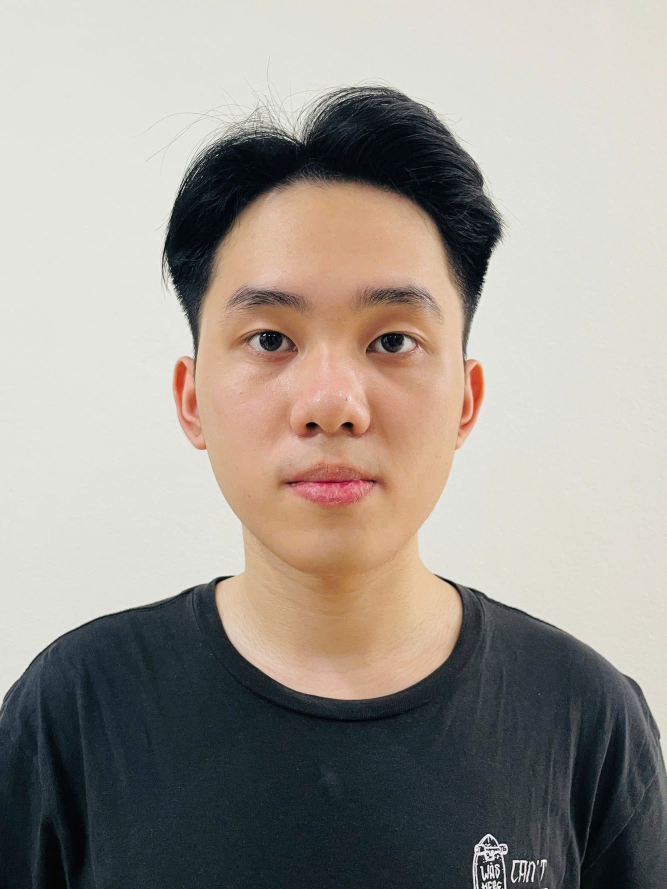
#> input picture backend/uploads/photos/photo_0030680_20260606_010156_159753.jpg, 2000 x 2666 px (shown at 1/3 size); its folder holds only this picture in this run
$ python -i face_preprocessing.py   (imports and definitions only)
#> lines starting #> are read from the running program, lines starting #| are printed output that depends on the picture
#> further down, picture is the input picture: shape (2666, 2000, 3); mean B, G, R 145.3, 152.7, 158.2
"""
Face image preprocessing utilities.
Handles face detection, padding crop, landmarks alignment, and PyTorch normalization.
"""

import os
import cv2
import numpy as np
import logging
from typing import List, Dict, Any, Tuple, Optional

logger = logging.getLogger(__name__)

_yunet_detector = None

def _get_yunet_detector(input_size=(320, 320)):
    global _yunet_detector
    if _yunet_detector is None:
        model_path = os.path.abspath(os.path.join(
            os.path.dirname(__file__), "..", "ml", "models", "face_detection_yunet.onnx"
        ))
        if not os.path.exists(model_path):
            logger.error(f"Failed to load YuNet model from {model_path}")
            raise RuntimeError("YuNet face detection model not found")

        _yunet_detector = cv2.FaceDetectorYN.create(
            model=model_path,
            config="",
            input_size=input_size,
            score_threshold=0.6,
            nms_threshold=0.3,
            top_k=5000
        )
        logger.info("YuNet face detector loaded successfully in face_preprocessing")
    else:
        _yunet_detector.setInputSize(input_size)
    return _yunet_detector


def _run_yunet_detect(image: np.ndarray, min_size: int, conf_threshold: float) -> List[Dict[str, Any]]:
#> called with min_size = 50, conf_threshold = 0.7
    img_h, img_w = image.shape[:2]
#> img_h = 2666; img_w = 2000

    max_size = 1280
    scale = 1.0
    if max(img_h, img_w) > max_size:
        scale = max_size / max(img_h, img_w)
#> scale = 0.48
        detect_w = int(img_w * scale)
#> detect_w = 960
        detect_h = int(img_h * scale)
#> detect_h = 1280
        detect_img = cv2.resize(image, (detect_w, detect_h))
        logger.info(f"[face_preprocessing] detect_faces: resized to {detect_w}x{detect_h} for detection (scale={scale:.4f})")
    else:
        detect_img = image
        detect_w = img_w
        detect_h = img_h

    try:
        detector = _get_yunet_detector(input_size=(detect_w, detect_h))
        status, faces = detector.detect(detect_img)
    except Exception as e:
        logger.error(f"Error during YuNet detection: {e}")
        return []

    if faces is None:
        return []

    results = []
    for i, face in enumerate(faces):
        face_scaled = face.copy()
        if scale != 1.0:
            face_scaled[:14] = face_scaled[:14] / scale

        x, y, w, h = map(int, face_scaled[:4])
        confidence = float(face_scaled[-1])
        landmarks = face_scaled[4:14].reshape(5, 2)

        logger.info(f"[face_preprocessing] face_{i}: bbox={(x,y,w,h)}, score={confidence:.4f}")
        if w >= min_size and h >= min_size and confidence >= conf_threshold:
            results.append({
                "bbox": (x, y, w, h),
                "confidence": confidence,
                "landmarks": landmarks
            })

    return results


# [34 lines left out: functions _map_bbox_back, _map_landmarks_back, not called in this run]


def detect_faces(image: np.ndarray, min_size: int = 50, conf_threshold: float = 0.7) -> List[Dict[str, Any]]:
    """
    Detect faces in an image using YuNet with orientation and rotation fallbacks.

    Args:
        image: Input image (BGR numpy array)
        min_size: Minimum face size in pixels (default 50)
        conf_threshold: Minimum face detection confidence (default 0.7)

    Returns:
        List of dicts with keys bbox, confidence, landmarks
    """
    # 1. Detect on original image
    results = _run_yunet_detect(image, min_size, conf_threshold)
#> results = []
    if results:
        return results

    # 2. Try rotation fallback if no faces found
    rotations = [
        (cv2.ROTATE_90_CLOCKWISE, "90_CW"),
        (cv2.ROTATE_180, "180"),
        (cv2.ROTATE_90_COUNTERCLOCKWISE, "270_CW")
    ]

    best_results = []
    best_rotation = None

    for rot_code, rot_name in rotations:
        rotated_image = cv2.rotate(image, rot_code)
        rot_results = _run_yunet_detect(rotated_image, min_size, conf_threshold)
        if rot_results:
            mapped_results = []
            h_orig, w_orig = image.shape[:2]
            for res in rot_results:
                bbox = res["bbox"]
                landmarks = res["landmarks"]
                conf = res["confidence"]

                mapped_bbox = _map_bbox_back(bbox, rot_name, w_orig, h_orig)
                mapped_landmarks = _map_landmarks_back(landmarks, rot_name, w_orig, h_orig)

                mapped_results.append({
                    "bbox": mapped_bbox,
                    "confidence": conf,
                    "landmarks": mapped_landmarks
                })

            if not best_results or len(mapped_results) > len(best_results):
                best_results = mapped_results
                best_rotation = rot_name
            elif len(mapped_results) == len(best_results):
                max_conf_new = max(r["confidence"] for r in mapped_results)
                max_conf_best = max(r["confidence"] for r in best_results)
                if max_conf_new > max_conf_best:
                    best_results = mapped_results
                    best_rotation = rot_name
#> this loop made 3 passes
#> pass 1, in detect_faces, `rotated_image = cv2.rotate(image, rot_code)`:
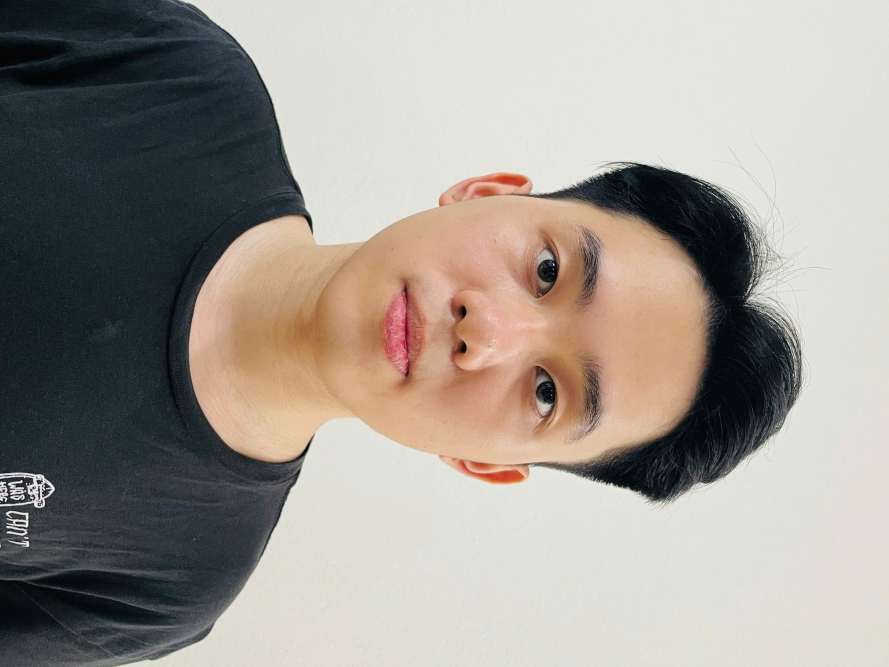
#> rotated_image: shape (2000, 2666, 3) (shown at 1/3 size); mean B, G, R 145.3, 152.7, 158.2
#> pass 2, in detect_faces, `rotated_image = cv2.rotate(image, rot_code)`:
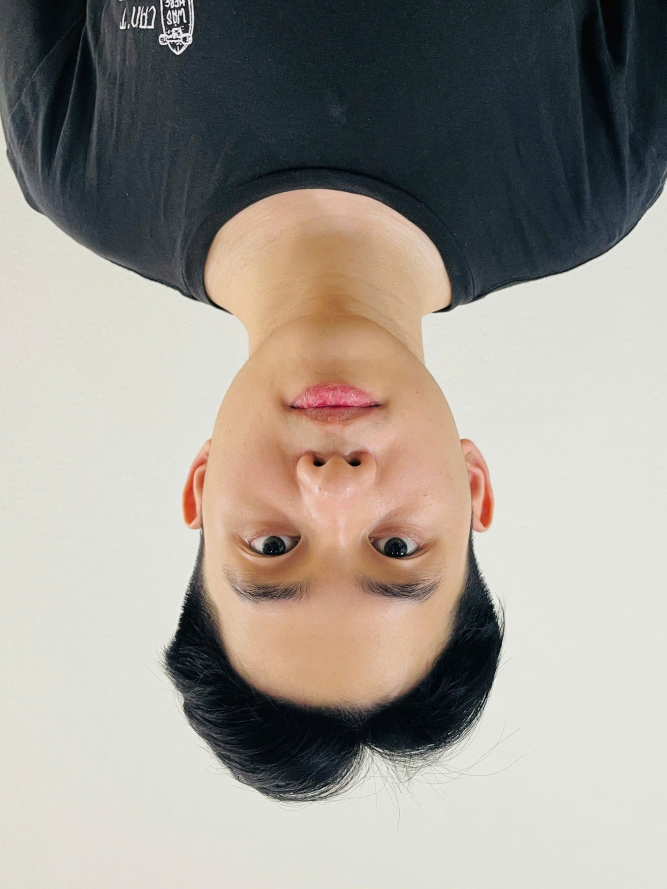
#> rotated_image: shape (2666, 2000, 3) (shown at 1/3 size); mean B, G, R 145.3, 152.7, 158.2
#> after the loop:
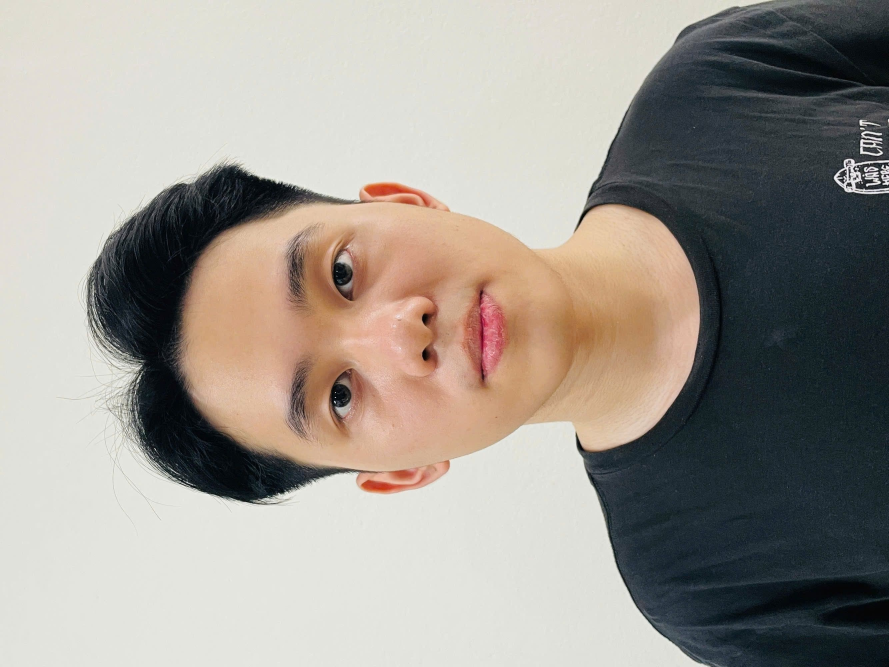
#> rotated_image: shape (2000, 2666, 3) (shown at 1/3 size); mean B, G, R 145.3, 152.7, 158.2
#> after the loop, best_results = []

    if best_results:
        logger.info(f"[face_preprocessing] Face detected with rotation: {best_rotation}")
        return best_results

    return []


# [66 lines left out: functions crop_face_with_padding, align_face, not called in this run]


def preprocess_face(image: np.ndarray, require_alignment: bool = False) -> Tuple[np.ndarray, Tuple[int, int, int, int], float]:
    """
    Preprocess a single face for enrollment/registration or recognition.

    Returns:
        Tuple of (preprocessed_face_normalized, bbox, confidence)
    """
    faces = detect_faces(image)
#> faces = []
    if not faces:
#> (the run stopped early here; a loop or call above may not have finished)

$ run again, on backend/uploads/photos/photo_0203468_20260606_010220_222547.jpg
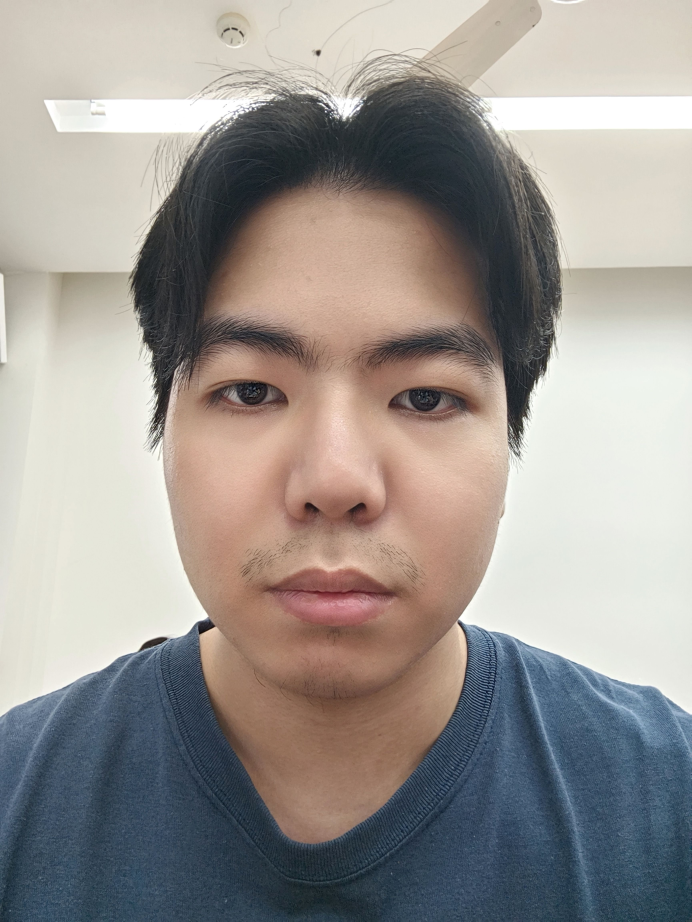
#> input picture backend/uploads/photos/photo_0203468_20260606_010220_222547.jpg, 3456 x 4608 px (shown at 1/5 size)
#> picture is the input picture: shape (4608, 3456, 3); mean B, G, R 145.6, 149.9, 155.3
#> results = []
#> the loop in detect_faces, `for rot_code, rot_name in rotations:` made 3 passes
#> pass 1, in detect_faces, `rotated_image = cv2.rotate(image, rot_code)`:
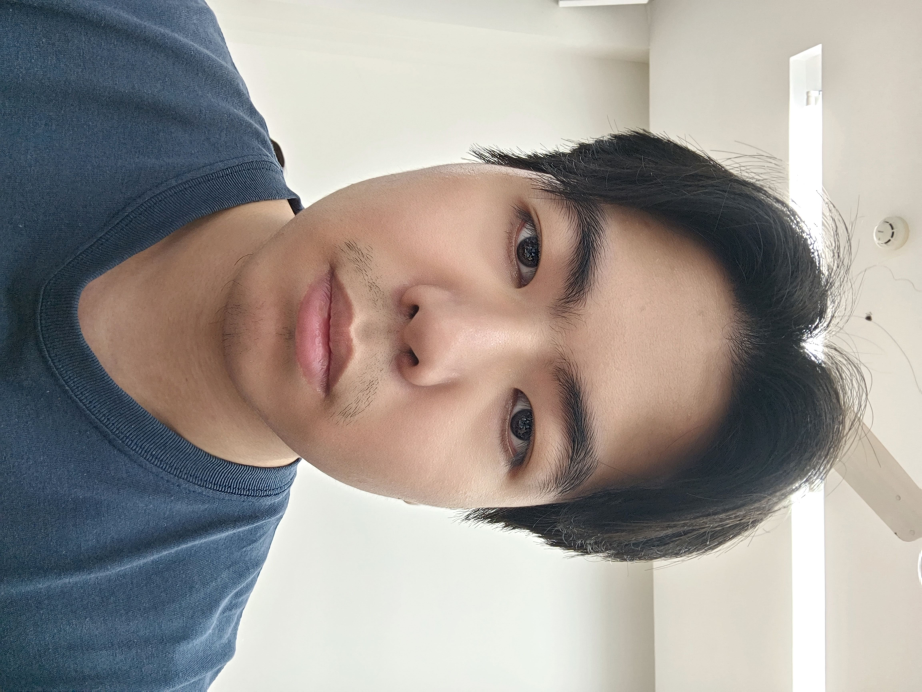
#> rotated_image: shape (3456, 4608, 3) (shown at 1/5 size); mean B, G, R 145.6, 149.9, 155.3
#> after the loop in detect_faces, `for rot_code, rot_name in rotations:`:
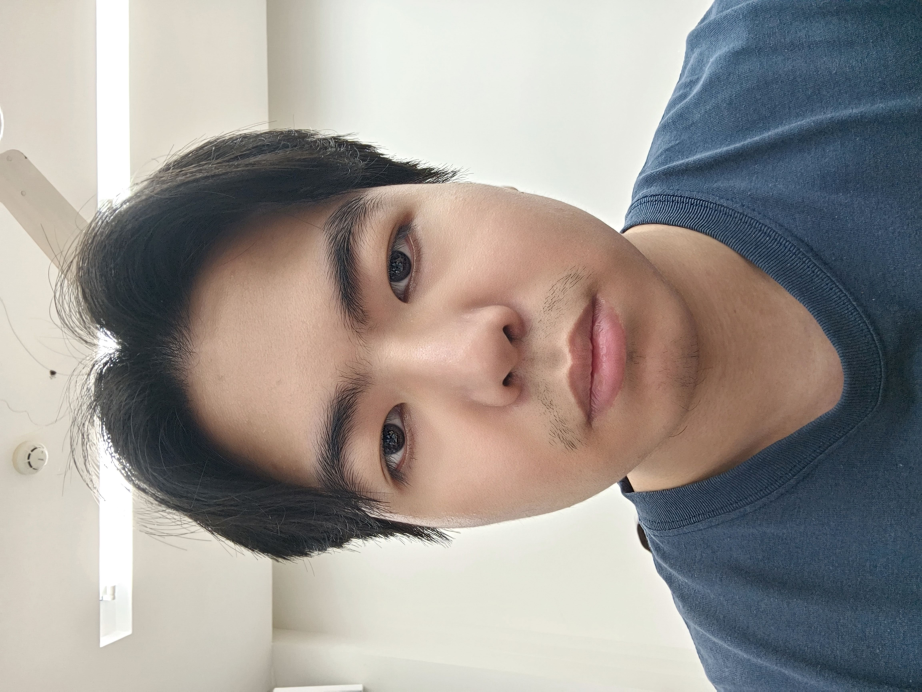
#> rotated_image: shape (3456, 4608, 3) (shown at 1/5 size); mean B, G, R 145.6, 149.9, 155.3

$ run again, on backend/uploads/photos/photo_0203468_20260606_010507_331876.jpg
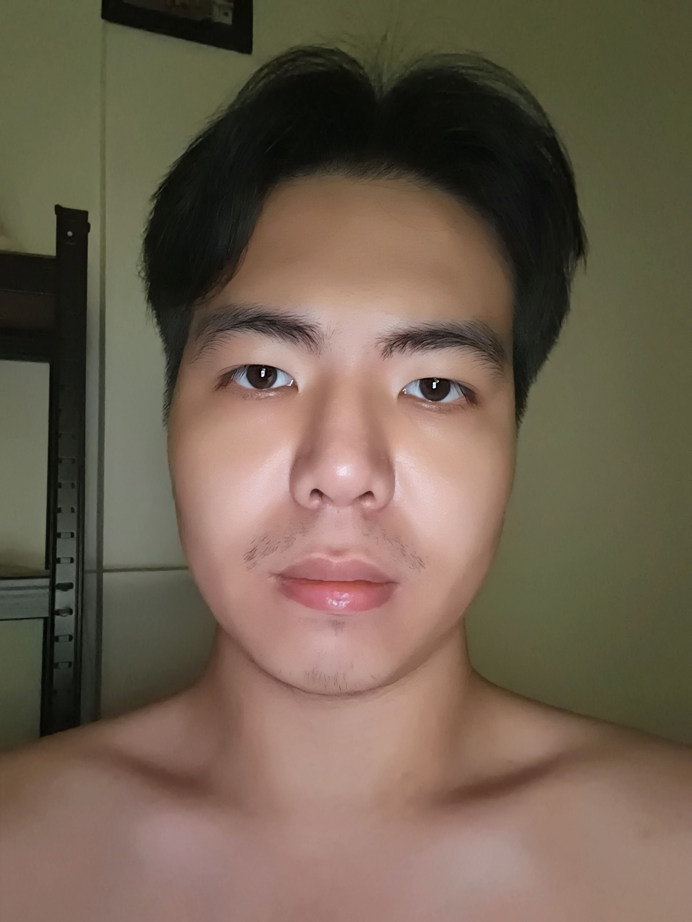
#> input picture backend/uploads/photos/photo_0203468_20260606_010507_331876.jpg, 3456 x 4608 px (shown at 1/5 size)
#> picture is the input picture: shape (4608, 3456, 3); mean B, G, R 79.8, 96, 111.4
#> results = []
#> the loop in detect_faces, `for rot_code, rot_name in rotations:` made 3 passes
#> pass 1, in detect_faces, `rotated_image = cv2.rotate(image, rot_code)`:
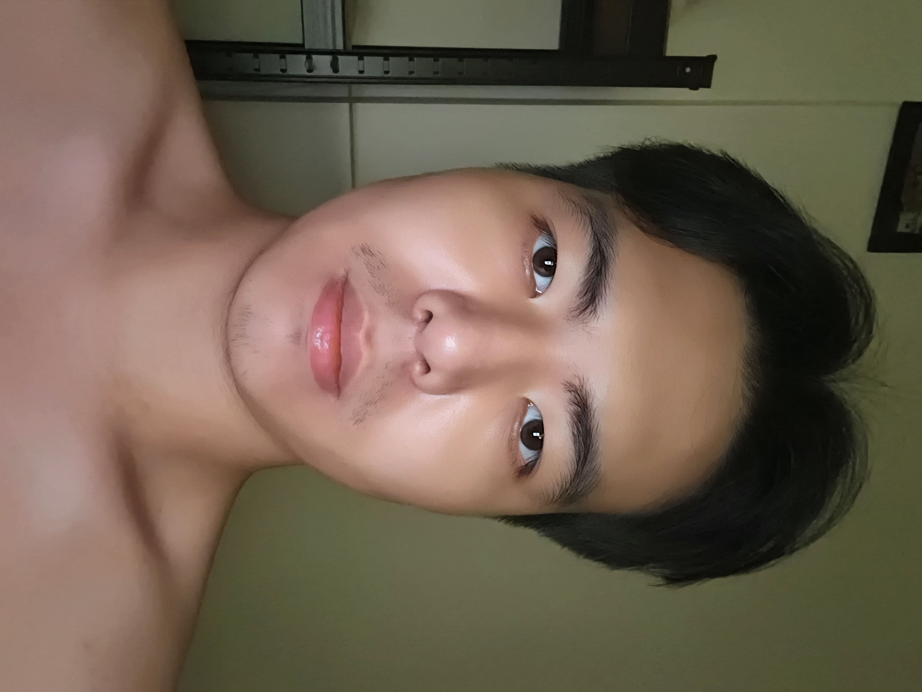
#> rotated_image: shape (3456, 4608, 3) (shown at 1/5 size); mean B, G, R 79.8, 96, 111.4
#> after the loop in detect_faces, `for rot_code, rot_name in rotations:`:
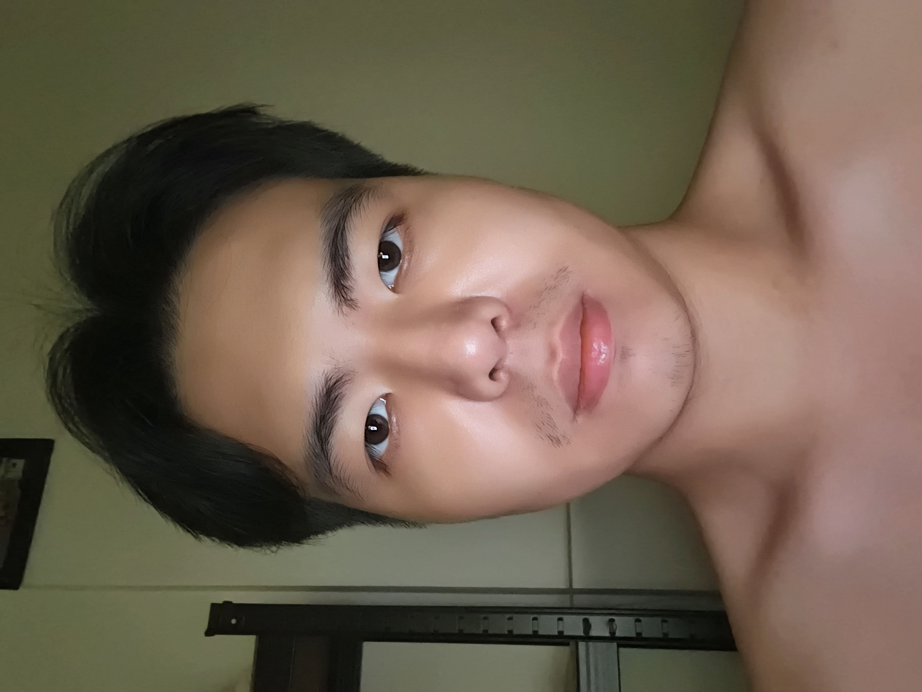
#> rotated_image: shape (3456, 4608, 3) (shown at 1/5 size); mean B, G, R 79.8, 96, 111.4
